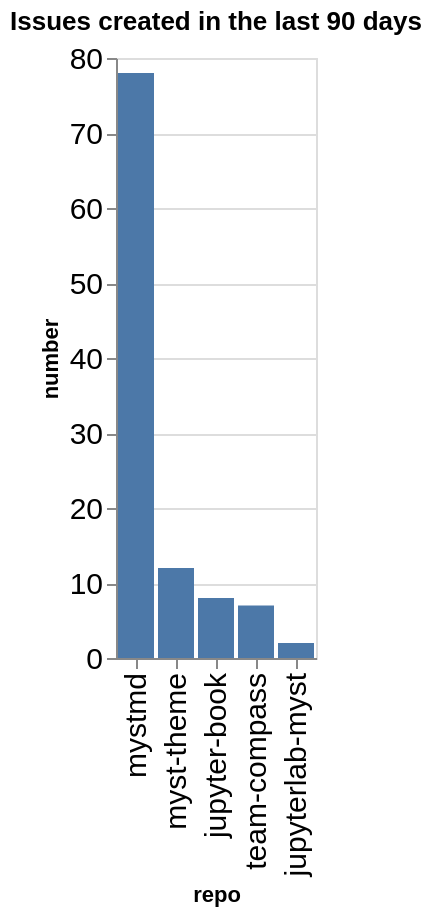

Notebook cell for this chart:
### Code cell
created_counts = created.groupby(['org', 'repo']).count()['number'].reset_index()
created_counts['org/repo'] = created_counts.apply(lambda a: a['org'] + '/' + a['repo'], axis=1)
sorted_vals = created_counts.sort_values(['org', 'number'], ascending=False)['repo'].values
alt.Chart(data=created_counts, title=f"Issues created in the last {n_days} days").mark_bar().encode(
    x=alt.X('repo', sort=alt.Sort(sorted_vals.tolist())),
    y='number',
)

### Figure 1 — Vega-Lite specification as saved in the notebook (floating-point values rounded to 4 significant figures)
{"config": {"axisLeft": {"labelFontSize": 15}, "axisBottom": {"labelFontSize": 15}}, "data": {"name": "data-a8a0af98d4b92111dba2c1c0295e6c8e"}, "mark": {"type": "bar"}, "encoding": {"x": {"field": "repo", "sort": ["mystmd", "myst-theme", "jupyter-book", "team-compass", "jupyterlab-myst"], "type": "nominal"}, "y": {"field": "number", "type": "quantitative"}}, "title": "Issues created in the last 90 days", "$schema": "https://vega.github.io/schema/vega-lite/v5.20.1.json", "datasets": {"data-a8a0af98d4b92111dba2c1c0295e6c8e": [{"org": "jupyter-book", "repo": "jupyter-book", "number": 8, "org/repo": "jupyter-book/jupyter-book"}, {"org": "jupyter-book", "repo": "jupyterlab-myst", "number": 2, "org/repo": "jupyter-book/jupyterlab-myst"}, {"org": "jupyter-book", "repo": "myst-theme", "number": 12, "org/repo": "jupyter-book/myst-theme"}, {"org": "jupyter-book", "repo": "mystmd", "number": 78, "org/repo": "jupyter-book/mystmd"}, {"org": "jupyter-book", "repo": "team-compass", "number": 7, "org/repo": "jupyter-book/team-compass"}]}}
